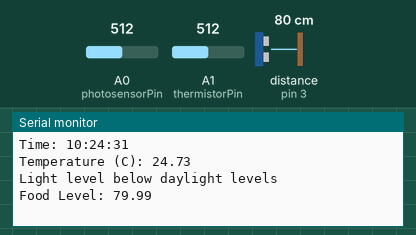
Simulated run of this sketch. Board: Arduino Uno, built with avr-gcc and run on an emulated ATmega328P. Parts: the last lines printed to the serial monitor. The inputs (shaded band) are chosen by the test bench; at power-on: A0 (photosensorPin) = 512, distance to the obstacle (sensor on pin 3) 80 cm, A1 (thermistorPin) = 512. The echo pulse lasts 58.3 µs per cm; the local clock reads 2024-03-15 10:24:30 at power-on unless the sketch sets it.

Above: at 1.9 s.
2.0 s: A0 (photosensorPin) set to 900
At 3.0 s:
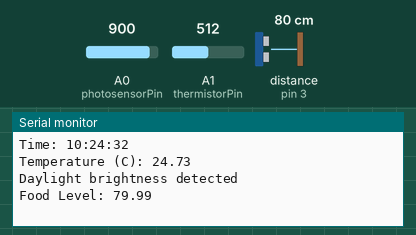
5.0 s: distance to the obstacle (sensor on pin 3) set to 2 cm
At 6.4 s:
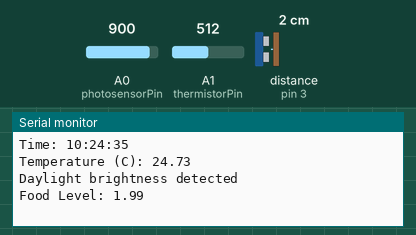
6.6 s: A1 (thermistorPin) set to 716
8.2 s: distance to the obstacle (sensor on pin 3) set to 250 cm
At 10.1 s:
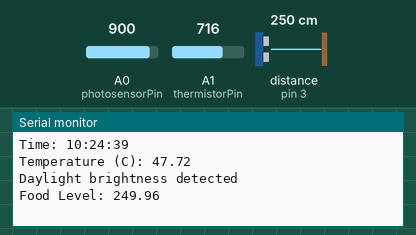
12.5 s: A1 (thermistorPin) set to 900
Timing chart, 0 to 15.1 s (numbered marks = the images above; inputs shaded):
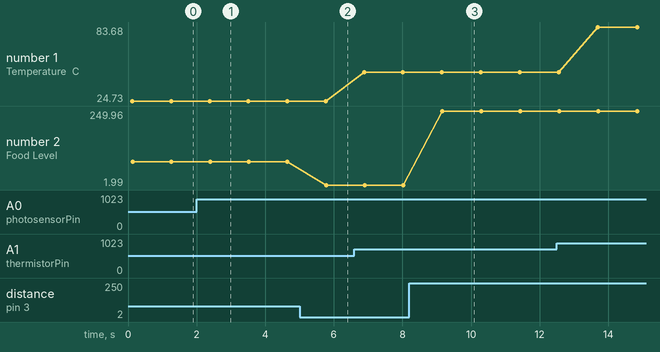

The sketch:

sensors_module.ino
```cpp
/* Sensor Module Prototype Code
 * Controls the sensors needed for the smart coop system and makes the results
 * available for the other modules when integrated
 * Author: Nicholas McBee
 * Created: 1/25/2021
 * Last Modified: 2/14/2021
 */

// Date and time functions using a DS3231 RTC connected via I2C and Wire lib
#include "RTClib.h"
RTC_DS3231 rtc;

#include "NewPing.h"

const byte photosensorPin = A0;

const byte thermistorPin = A1;
//Steinhart-Hart constants
const float c1 = 1.009249522e-03, c2 = 2.378405444e-04, c3 = 2.019202697e-07;
const int R3 = 10000; //Value of resistor in series with thermistor

const byte food_data_pin = 3;
const byte foodEchoPin = 3;
const byte waterTriggerPin = 5;
const byte waterEchoPin = 5;
const float foodDensity = 0.7; //grams per mL
const float containerLength = 11.5;
const float containerRadius = 6.25;
const int samples = 5; //Number of ultrasonic readings to take per call

NewPing food_sensor(food_data_pin, food_data_pin);


int currTime[3];
bool lightLevel;
float temp;
float foodLevel, waterLevel;

void setup () {
  pinMode(thermistorPin, INPUT);
  Serial.begin(57600);

  #ifndef ESP8266
    while (!Serial); // wait for serial port to connect. Needed for native USB
  #endif

  if (! rtc.begin()) {
    Serial.println("Couldn't find RTC");
    Serial.flush();
    abort();
  }

}

void loop () {
  //Update values and print to monitor
  getTime();
  temp = getTemp();
  lightLevel = getIfDaylight();
  foodLevel = getFoodLevel();
  printData();


  delay(1000);

}

/*Function: getFoodLevel
 * Determines the depth of the food in the container from
 * distance sensor and known constants.
 */
float getFoodLevel() {
  float h1 = get_food_distance(); //Distance of food from sensor
  float h2 = containerLength - h1; //Depth of food in container
  float volume = PI*containerRadius*containerRadius*h2; //Food volume in cm^3
  float mass = foodDensity*volume;

  return h1;
}

/*Function: getFoodDistance
 * Calculates the distance (in cm) of the food level from
 * the food ultrasonic sensor
 */
 float get_food_distance() {
  float duration, cm;
  duration = food_sensor.ping_median(samples);
  cm = (duration / 2) * 0.0343;
  return cm;
 }

/*Function: getLightLevel
 * Reads analog value from photoresistor voltage divider
 * and provides a light level approximation.
 */
 bool getIfDaylight() {
  int adcVal = analogRead(photosensorPin);
  float photoVo = 5*(float)adcVal/(1023); //Output voltage of voltage divider
  if(photoVo >= 4.17) { //Check if light level is at least 40 Lux
    return true;
  }
  return false;
 }

/*Function: getTemp
 *Reads analog value from thermistor voltage
 *divier and calculates the temperature in Celsius.
 */
float getTemp() {
  int adcVal = analogRead(thermistorPin);
  float rTherm = R3*(1023.0/(float)adcVal - 1.0); //Current thermistor resistance
  float logRtherm = log(rTherm);
  //Temperature in Kelvin from Steinhart equation:
  float tempK = (1.0/(c1 + c2*logRtherm + c3*logRtherm*logRtherm*logRtherm));
  return (tempK - 273.15); //Return temp converted to Celsius

 }

/*Function: printData
 *Prints the sensor values to the
 *serial monitor for testing and debugging.
 */
 void printData() {
  Serial.print("Time: ");
  Serial.print(currTime[0]);
  Serial.print(":");
  Serial.print(currTime[1]);
  Serial.print(":");
  Serial.println(currTime[2]);

  Serial.print("Temperature (C): ");
  Serial.println(temp);

  if(lightLevel)
    Serial.println("Daylight brightness detected");
  else
    Serial.println("Light level below daylight levels");

  Serial.print("Food Level: ");
  Serial.println(foodLevel);

  Serial.println(" ");
 }

/*Function: getTime
 *Collects current time info from
 *the RTC module and updates the
 *current time array.
 */
void getTime() {
  DateTime now = rtc.now();

  currTime[0] = now.hour();
  currTime[1] = now.minute();
  currTime[2] = now.second();

}
```

Measured:
- after the input at 2.0 s, the serial monitor: prints a new line after 0.39 s (image 1)
- after the input at 5.0 s, the serial monitor: prints a new line after 0.77 s (image 2)
- after the input at 8.2 s, the serial monitor: prints a new line after 0.96 s (image 3)
- plotted number 1: 24.73 → 47.72 after the input at 6.6 s, 47.72 → 83.68 after the input at 12.5 s
- plotted number 2: 79.99 → 1.99 after the input at 5.0 s, 1.99 → 249.96 after the input at 8.2 s
